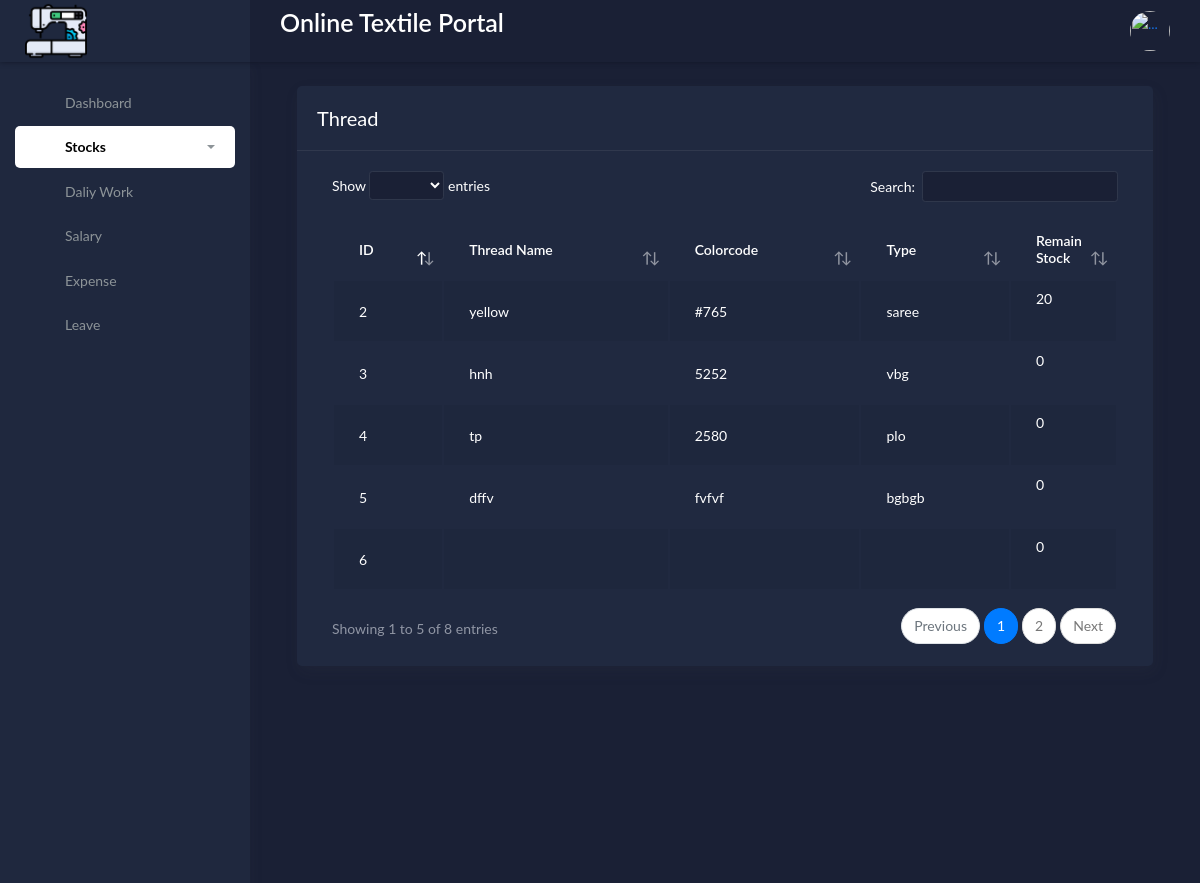
/Worker/demo2/Threadw.php, run on the app's committed database.
### tables this page shows
CREATE TABLE `stock` (
  `id` int(11) NOT NULL,
  `threadname` varchar(50) NOT NULL,
  `colorcode` varchar(30) NOT NULL,
  `type` varchar(25) NOT NULL,
  `remainthread` int(10) NOT NULL,
  `totalstock` int(10) NOT NULL
);

### Worker/demo2/Threadw.php (the view, shortened to what this page needs)
<?php
include('include/header.php');
include('include/navbar.php');
?>
<html>
<head>
	<link rel="stylesheet" href="../../assets/css/bootstrap.min.css">
	<link rel="stylesheet" href="../../assets/css/atlantis.min.css">
</head>
<body>
	<div class="main-panel">
			<div class="content">
				<div class="page-inner">
						<div class="col-md-12">
							<div class="card">
								<div class="card-header">
									<div class="d-flex align-items-center">
										<h4 class="card-title">Thread</h4>
									</div>
								</div>
								<div class="card-body">
<?php
include('db.php');
$sql=mysqli_query($con,"select * from stock");
?>
									<div class="table-responsive">
										<table id="add-row" class="display table table-striped table-hover" style="color: white;">
											<thead>
												<tr><th>ID</th>
													<th>Thread Name</th>
													<th>Colorcode</th>
												  <th>Type</th>
													<th style="width: 10%">Remain Stock</th>
												</tr>
											</thead><tbody>
											<?php
											while($row=mysqli_fetch_array($sql))
{
	$id=$row["id"];
	$count=0;
?>
													<tr>
													<td><?php echo $row['id']; ?></td>
													<td><?php echo $row['threadname']; ?></td>
													<td><?php echo $row['colorcode']; ?></td>
													<td><?php echo $row['type']; ?></td>
													<td><?php echo $row['remainthread']; ?>
												<?php echo '<a href="editstock.php?id='.$id.'"><button type="button"  data-toggle="tooltip" class="btn btn-link btn-primary btn-lg" data-original-title="Edit Stock">
																<i class="fa fa-edit"></i>
															</button></a>'?></td>
												</tr>
											<?php $count++; } ?></tbody>
										</table>
									</div>
								</div>
							</div>
						</div>
					</div>
				</div>
			</div>
		</div>
									<div class="card-body">
									<div class="demo">
										<ul class="pagination pg-primary">
											<li class="page-item">
												<a class="page-link" href="#" aria-label="Previous">
													<span aria-hidden="true">&laquo;</span>
												</a>
											</li>
											<li class="page-item active"><a class="page-link" href="#">1</a></li>
											<li class="page-item"><a class="page-link" href="#">2</a></li>
											<li class="page-item"><a class="page-link" href="#">3</a></li>
											<li class="page-item">
												<a class="page-link" href="#" aria-label="Next">
													<span aria-hidden="true">&raquo;</span>
												</a>
											</li>
										</ul>
									</div>
								</div>
</body>
</html>

### data on the page
stock: id "2", threadname "yellow", colorcode "#765", type "saree", remainthread "20"
stock: id "3", threadname "hnh", colorcode "5252", type "vbg", remainthread "0"
stock: id "4", threadname "tp", colorcode "2580", type "plo", remainthread "0"
stock: id "5", threadname "dffv", colorcode "fvfvf", type "bgbgb", remainthread "0"
stock: id "6", remainthread "0"
